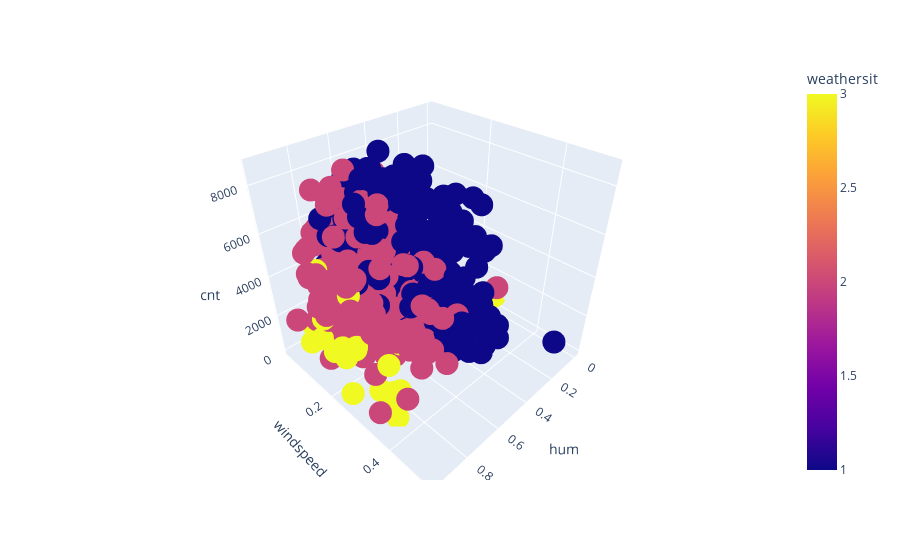

Source (notebook cell):
### Code cell
fig=px.scatter_3d(df,x="hum",y="windspeed",z="cnt",color="weathersit")
fig.show()

### Figure 1 — Plotly figure (JSON) as saved in the notebook; plotly's stock layout.template omitted (floating-point values rounded to 4 significant figures; data arrays with more than 128 entries replaced by an {"elided": "..."} marker saying what was removed)
{"data": [{"hovertemplate": "hum=%{x}<br>windspeed=%{y}<br>cnt=%{z}<br>weathersit=%{marker.color}<extra></extra>", "legendgroup": "", "marker": {"color": {"elided": "731 int values"}, "coloraxis": "coloraxis", "symbol": "circle"}, "mode": "markers", "name": "", "scene": "scene", "showlegend": false, "type": "scatter3d", "x": {"elided": "731 float values"}, "y": {"elided": "731 float values"}, "z": {"elided": "731 int values"}}], "layout": {"coloraxis": {"colorbar": {"title": {"text": "weathersit"}}, "colorscale": [[0, "#0d0887"], [0.1111, "#46039f"], [0.2222, "#7201a8"], [0.3333, "#9c179e"], [0.4444, "#bd3786"], [0.5556, "#d8576b"], [0.6667, "#ed7953"], [0.7778, "#fb9f3a"], [0.8889, "#fdca26"], [1, "#f0f921"]]}, "legend": {"tracegroupgap": 0}, "margin": {"t": 60}, "scene": {"domain": {"x": [0, 1], "y": [0, 1]}, "xaxis": {"title": {"text": "hum"}}, "yaxis": {"title": {"text": "windspeed"}}, "zaxis": {"title": {"text": "cnt"}}}}}
